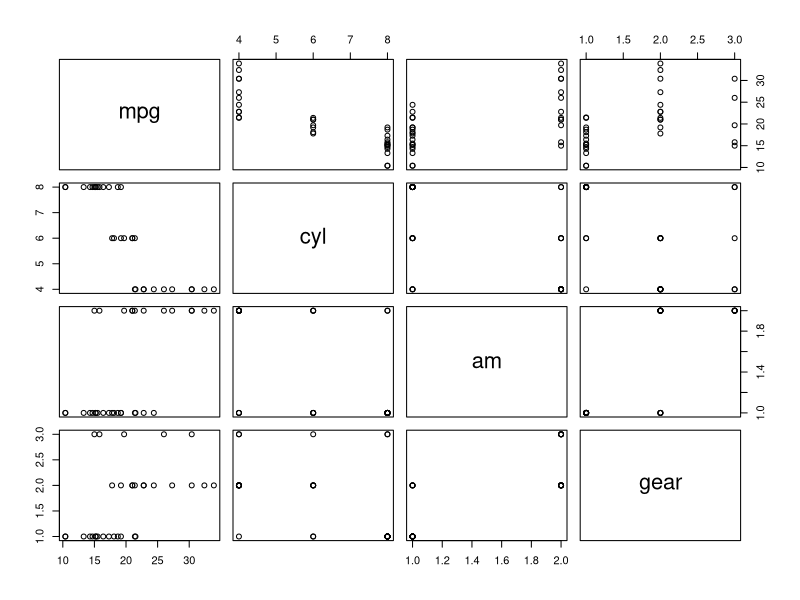

Reproduce this figure in R. (Note: this script raises an error after producing the figure.)

#load example dataset
cars <- mtcars[c(1,2,9,10)]
cars$gear <- ordered(cars$gear)
cars$am <- factor(cars$am, labels=c('auto', 'manual' ))

#plot data
plot(cars)

#perform a correlation test
cor.test(cars$speed,cars$dist)